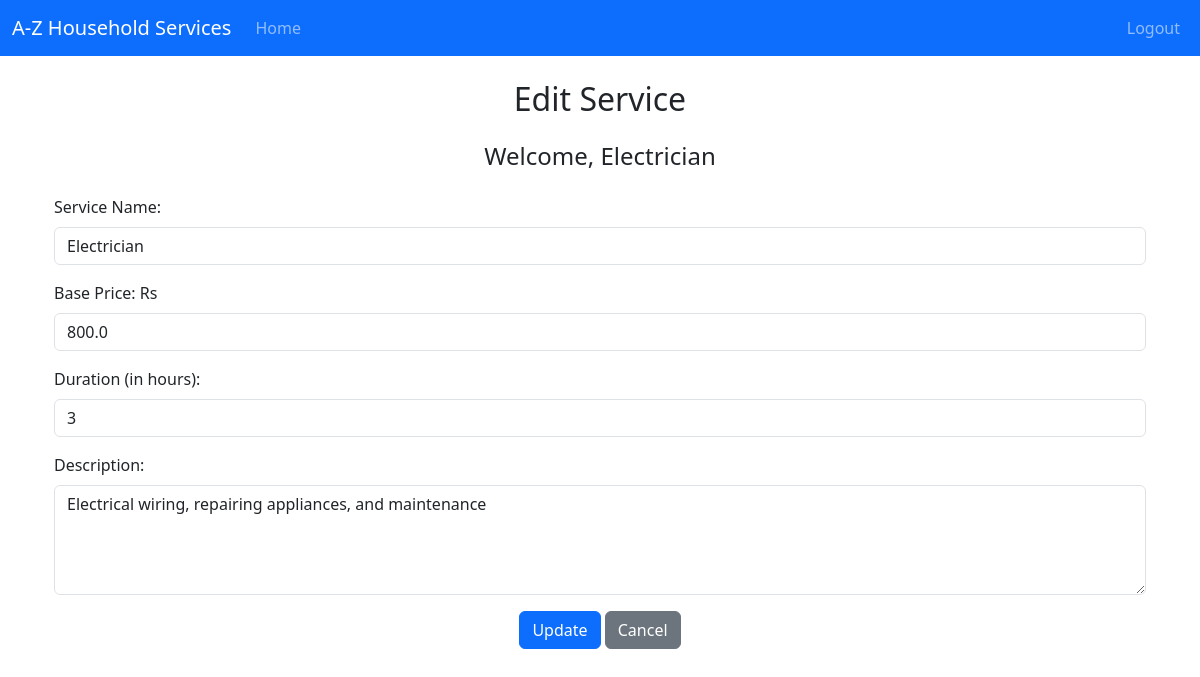
/admin/edit_service/Electrician/2, run on an earlier commit of the app's database.
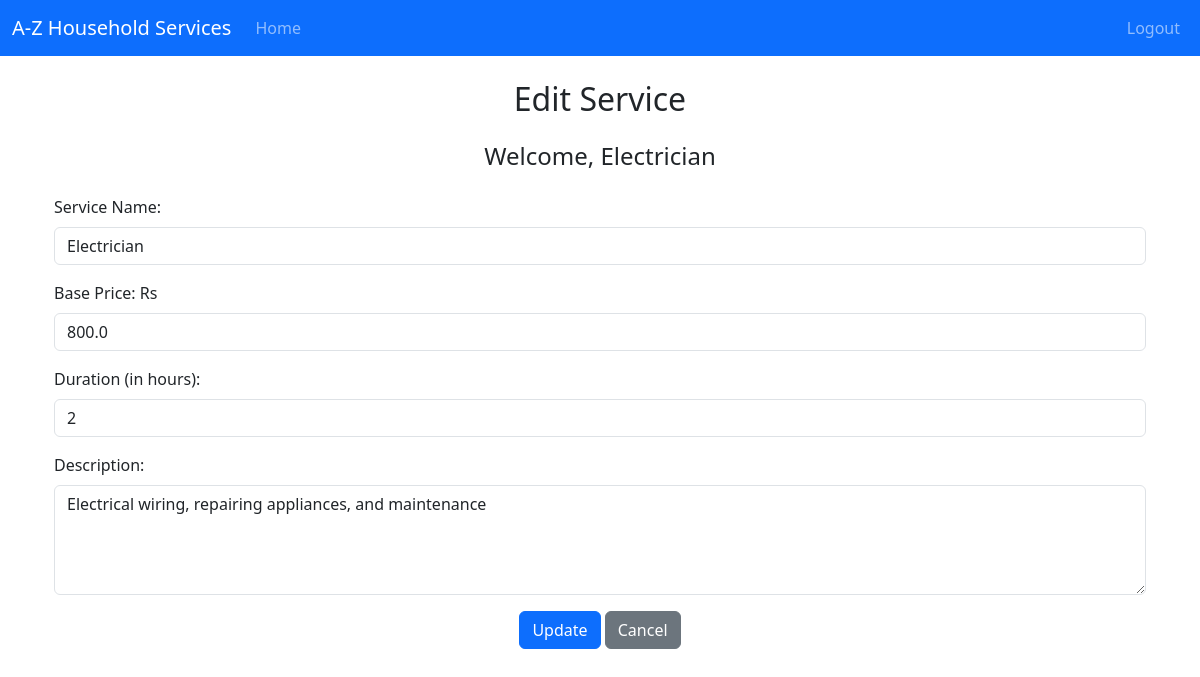
And on a later commit of the database.
### backend/models.py (models this page shows)
class Service(db.Model):
    __tablename__ = 'service'
    id = db.Column(db.Integer, primary_key=True)
    name = db.Column(db.String(100), nullable=False)
    price = db.Column(db.Float, nullable=False)
    duration = db.Column(db.Integer, nullable=False)  # in minutes
    description = db.Column(db.Text, nullable=False)
    service_requests = db.relationship('ServiceRequest', cascade="all,delete", backref='service', lazy='dynamic')

### backend/controllers.py (the view, shortened to what this page needs)
@app.route('/admin/edit_service/<name>/<service_id>', methods=["GET", "POST"])
def edit_service(name,service_id):    #   example of query parameters: adminstrator/1
    service = Service.query.get(service_id)
    if not service:  # Handle invalid service ID
        return "Service not found", 404
    return render_template("admin_edit_service.html", service=service, name=name)

### templates/admin_edit_service.html (shortened to what this page needs)
{% extends "base_dashboard.html" %}
{% block dashboard_content %}
<div class="container mt-4">
    <h2 class="text-center mb-4">Edit Service</h2>
    <h4 class="text-center mb-4">Welcome, {{ name }}</h4>
    <form action="{{ url_for('edit_service', name=name, service_id=service.id) }}" method="POST">
        <div class="mb-3">
            <label for="service_name" class="form-label">Service Name:</label>
            <input type="text" class="form-control" id="service_name" name="service_name" value="{{ service.name }}" required>
        </div>
        <div class="mb-3">
            <label for="base_price" class="form-label">Base Price: Rs </label>
            <input type="number" class="form-control" id="base_price" name="base_price" value="{{ service.price }}" required>
        </div>
        <div class="mb-3">
            <label for="duration" class="form-label">Duration (in hours):</label>
            <input type="text" class="form-control" id="duration" name="duration" value="{{ service.duration }}" required>
        </div>
        <div class="mb-3">
            <label for="description" class="form-label">Description:</label>
            <textarea class="form-control" id="description" name="description" rows="4" required>{{ service.description }}</textarea>
        </div>
        <div class="text-center">
            <button type="submit" class="btn btn-primary">Update</button>
            <a href="{{ url_for('admin_dashboard', name=name) }}" class="btn btn-secondary">Cancel</a>
        </div>
    </form>
</div>
{% endblock %}

What changed in the data, as far as the page shows it:
changed Service "Electrician": duration "3" → "2"
